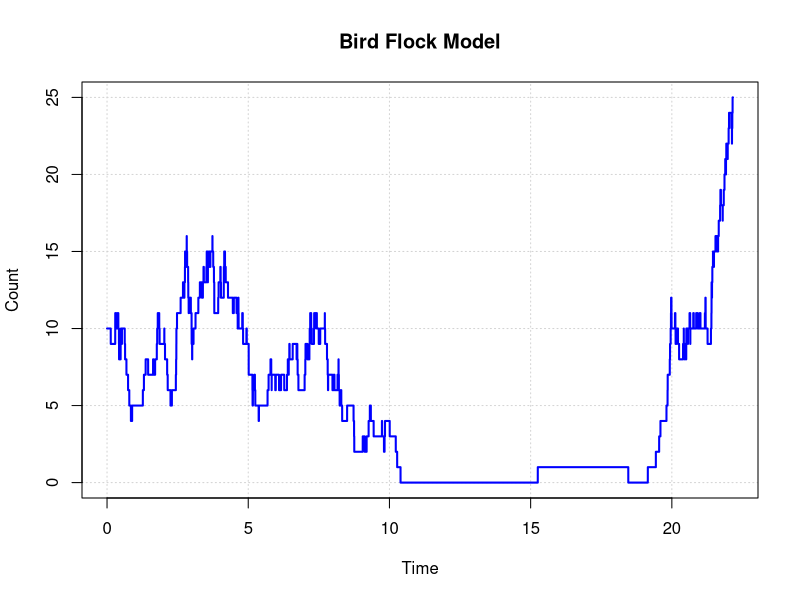

The R script that drew this image:
#specifying parameters
lambda <- 1.4
mu <- 1.2
alpha <- 0.3
beta <- 0.1

#defining state and time as vectors
N <- c()
time <- c()

#setting initial values
N[1] <- 10
time[1] <- 0

#specifying seed
set.seed(93743765)

#simulating trajectory
i <- 2

repeat  {

  time.birth<- (-1/(N[i-1]*lambda+alpha))*log(1-runif(1))
  time.death<- (-1/(N[i-1]*mu+beta))*log(1-runif(1))

  if(time.birth < time.death | N[i-1]==0) {
    time[i] <- time[i-1] + time.birth - 0.001
    N[i] <- N[i-1]

if(N[i]==25) break
else {

  time[i+1] <- time[i] + 0.001
  N[i+1]<- N[i] + 1
  i <- i+2
     }
  }

  if(time.death < time.birth & N[i-1]!=0) {
    time[i] <- time[i-1] + time.death - 0.001
     N[i] <- N[i-1]

    if(N[i]==25) break
    else {

      time[i+1] <- time[i] + 0.001
      N[i+1] <- N[i] - 1
      i <- i+2
    }
  }
}

#plotting trajectory
plot(time, N, type="l", main="Bird Flock Model",
     lty=1, lwd=2, col="blue", xlab="Time", ylab="Count",
     panel.first=grid())
